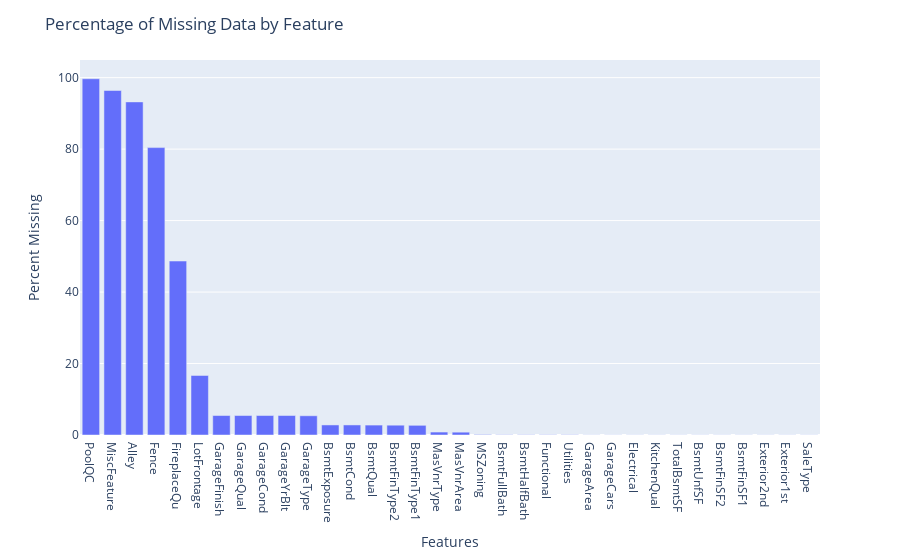

Notebook code for this chart:
### Markdown cell above
> Now let's create a visual representation of the percentage of missing data for each feature in our dataset by using a bar plot

### Code cell
import plotly.express as px

fig = px.bar(missing_data, x = missing_data.index, y = 'Missing Ratio')
fig.update_layout(title='Percentage of Missing Data by Feature', xaxis_title='Features', yaxis_title='Percent Missing')
fig.show()

### Figure 1 — Plotly figure (JSON) as saved in the notebook; plotly's stock layout.template omitted (floating-point values rounded to 4 significant figures)
{"data": [{"alignmentgroup": "True", "hovertemplate": "index=%{x}<br>Missing Ratio=%{y}<extra></extra>", "legendgroup": "", "marker": {"color": "#636efa", "pattern": {"shape": ""}}, "name": "", "offsetgroup": "", "orientation": "v", "showlegend": false, "textposition": "auto", "type": "bar", "x": ["PoolQC", "MiscFeature", "Alley", "Fence", "FireplaceQu", "LotFrontage", "GarageFinish", "GarageQual", "GarageCond", "GarageYrBlt", "GarageType", "BsmtExposure", "BsmtCond", "BsmtQual", "BsmtFinType2", "BsmtFinType1", "MasVnrType", "MasVnrArea", "MSZoning", "BsmtFullBath", "BsmtHalfBath", "Functional", "Utilities", "GarageArea", "GarageCars", "Electrical", "KitchenQual", "TotalBsmtSF", "BsmtUnfSF", "BsmtFinSF2", "BsmtFinSF1", "Exterior2nd", "Exterior1st", "SaleType"], "xaxis": "x", "y": [99.69, 96.4, 93.21, 80.43, 48.68, 16.66, 5.451, 5.451, 5.451, 5.451, 5.382, 2.811, 2.811, 2.777, 2.743, 2.708, 0.8228, 0.7885, 0.1371, 0.06856, 0.06856, 0.06856, 0.06856, 0.03428, 0.03428, 0.03428, 0.03428, 0.03428, 0.03428, 0.03428, 0.03428, 0.03428, 0.03428, 0.03428], "yaxis": "y"}], "layout": {"barmode": "relative", "legend": {"tracegroupgap": 0}, "margin": {"t": 60}, "title": {"text": "Percentage of Missing Data by Feature"}, "xaxis": {"anchor": "y", "domain": [0, 1], "title": {"text": "Features"}}, "yaxis": {"anchor": "x", "domain": [0, 1], "title": {"text": "Percent Missing"}}}}
